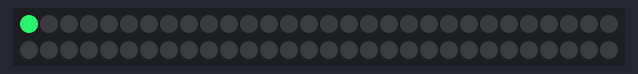
A sketch run on a simulated Particle Photon. Parts: 60 RGB LEDs in strip order, left to right, continuing on the next row.

Above: at 0.1 s.
At 1.0 s:
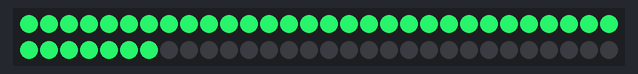
At 1.7 s:
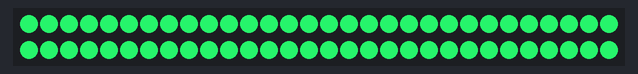

The sketch:

MagicLights.ino
```cpp
// This #include statement was automatically added by the Particle IDE.
#include "neopixel/neopixel.h"

#define PIN    D4
#define N_LEDS 60
#define TYPE WS2812B

Adafruit_NeoPixel strip = Adafruit_NeoPixel(N_LEDS, PIN, TYPE);

uint32_t RED[3] = {strip.Color(170,57,57), strip.Color(128,21,21), strip.Color(85,0,0)};
uint32_t TAN[3] = {strip.Color(170,106,57), strip.Color(128,67,21), strip.Color(85,37,0)};
uint32_t BLUE[3] = {strip.Color(35,104,88), strip.Color(13,78,74), strip.Color(0,52,48)};
uint32_t GREEN[3] = {strip.Color(45,136,45), strip.Color(17,102,17), strip.Color(0,68,0)};

// Convert the recieved hex string to a color
uint32_t convertHexToColor(String hexString) {
    int number;
    if (hexString.charAt(0) == '#') {
        // Get rid of '#' and convert it to integer
        number = (int) strtol( &hexString[1], NULL, 16);
    }
    else { number = hexString.toInt(); }

    // Split them up into r, g, b values
    int r = number >> 16;
    int g = number >> 8 & 0xFF;
    int b = number & 0xFF;

    return strip.Color(r,g,b);
}

int setColor(String hexColor) {
    uint32_t newColor = convertHexToColor(hexColor);

    for (uint16_t i=0; i < strip.numPixels(); i++) {
    strip.setPixelColor(i, newColor);
    strip.show();
    delay(25);
  }
}


void setup() {
    Particle.function("color",setColor);
    strip.begin();
    setColor("170057057");
}

void loop() {
    delay(50);
}


static void distributeColor(uint32_t colors[5]) {
  for (uint16_t i=0; i < strip.numPixels(); i++) {
    strip.setPixelColor(i, colors[i % 3]);
    strip.show();
    delay(25);
  }
}

static void chase(uint32_t c) {
  for(uint16_t i=0; i<strip.numPixels()+4; i++) {
      strip.setPixelColor(i  , c); // Draw new pixel
      strip.setPixelColor(i-4, 0); // Erase pixel a few steps back
      strip.show();
      delay(25);
  }
}
```
